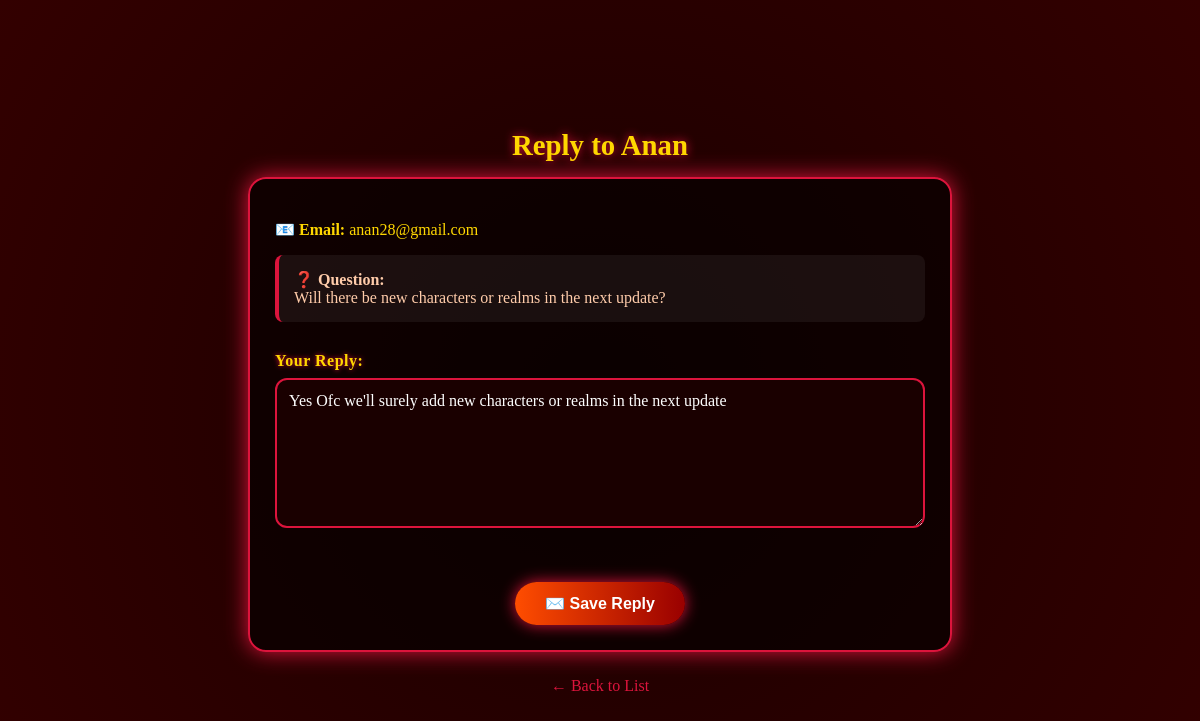
Screenshot of /reply_support_question.php?id=1 with the database file from the repository.
### tables this page shows
CREATE TABLE `support_questions` (
  `id` int(11) NOT NULL,
  `your_name` varchar(100) NOT NULL,
  `email` varchar(100) NOT NULL,
  `question` text NOT NULL,
  `created_at` timestamp NOT NULL DEFAULT current_timestamp(),
  `reply` text DEFAULT NULL,
  `replied_at` datetime DEFAULT NULL,
  `deleted` tinyint(1) DEFAULT 0
);

### reply_support_question.php (the view, shortened to what this page needs)
<?php
include("db.php");
$id = intval($_GET['id']);
$sql = "SELECT * FROM support_questions WHERE id = ?";
$stmt = $conn->prepare($sql);
$stmt->bind_param("i", $id);
$stmt->execute();
$result = $stmt->get_result();
$data = $result->fetch_assoc();
?>
<!DOCTYPE html>
<html lang="en">
<head>
</head>
<body>
<h2><i class="fas fa-envelope"></i> Reply to <?= htmlspecialchars($data['your_name']) ?></h2>
<div class="container">
  <p><strong>📧 Email:</strong> <?= htmlspecialchars($data['email']) ?></p>
  <div class="original"><strong>❓ Question:</strong><br><?= nl2br(htmlspecialchars($data['question'])) ?></div>
  <form method="POST">
    <div class="form-group">
      <label for="reply"><i class="fas fa-scroll"></i> Your Reply:</label>
      <textarea name="reply" id="reply" placeholder="Type your reply here..." required><?= htmlspecialchars($data['reply'] ?? '') ?></textarea>
    </div>
    <div class="btn-container">
      <input type="submit" value="✉️ Save Reply">
    </div>
  </form>
</div>
<div class="back">
  <a href="manage_support_questions.php">← Back to List</a>
</div>
</body>
</html>

### reply_support_question.php (style rules this page uses)
body { margin: 0; padding: 0; height: 100vh; background: radial-gradient(circle at center, #1a0000, #330000); color: gold; font-family: 'Cinzel', serif; display: flex; justify-content: center; align-items: center; flex-direction: column; }
h2 { text-align: center; text-shadow: 0 0 10px crimson; font-size: 1.8rem; margin-bottom: 15px; }
.container { width: 90%; max-width: 650px; background: rgba(0, 0, 0, 0.6); padding: 25px; border: 2px solid crimson; border-radius: 18px; box-shadow: 0 0 22px crimson; }
label { display: block; margin-bottom: 8px; font-weight: bold; color: gold; font-size: 1rem; text-shadow: 0 0 5px crimson; letter-spacing: 0.5px; }
textarea { width: 100%; height: 150px; border-radius: 12px; border: 2px solid crimson; padding: 12px; background: #1a0000; color: white; font-family: 'Cinzel', serif; resize: vertical; font-size: 1rem; box-sizing: border-box; }
textarea::placeholder { color: #888; letter-spacing: 0.5px; font-style: italic; }
input[type="submit"] { background: linear-gradient(to right, #ff4d00, #990000); color: white; border: none; padding: 12px 30px; margin-top: 25px; font-weight: bold; border-radius: 30px; box-shadow: 0 0 15px crimson; cursor: pointer; font-size: 1rem; transition: 0.3s ease-in-out; }
.back { text-align: center; margin-top: 25px; }
.back a { color: crimson; text-decoration: none; font-size: 1rem; transition: 0.3s; }
.original { background: rgba(255, 255, 255, 0.06); padding: 15px; border-left: 4px solid crimson; margin-top: 10px; border-radius: 8px; color: #ffccaa; }
.form-group { margin-top: 30px; text-align: left; width: 100%; }
.btn-container { text-align: center; margin-top: 25px; }

### rows the page displays
support_questions: your_name "Anan", email "anan28@gmail.com", question "Will there be new characters or realms in the next update?", reply "Yes Ofc we'll surely add new characters or realms in the next update"
